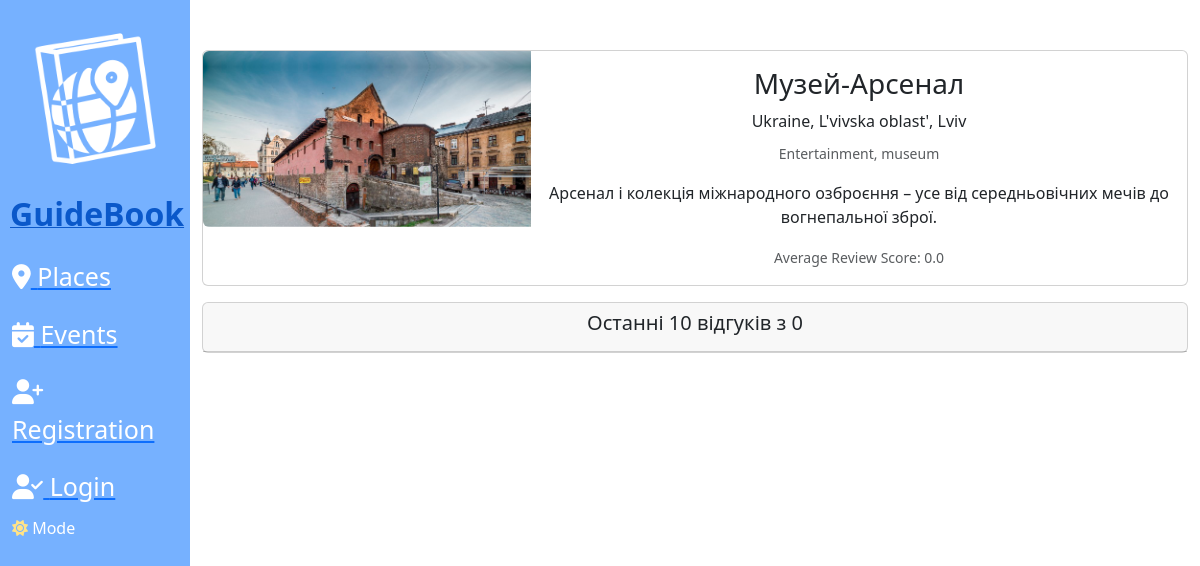
The app's page /places/2/, older data.
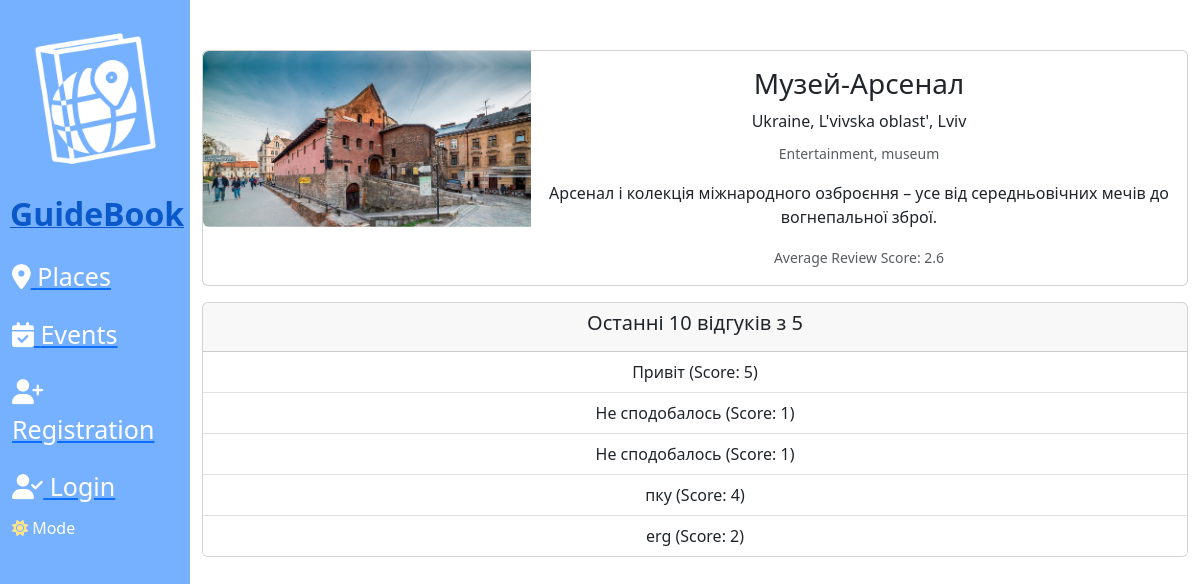
The same page, newer data.
### main/models.py (models this page shows, shortened)
class Place(models.Model):
    name = models.CharField('Назва', max_length=255)
    kind = models.CharField('Вид', max_length=255)
    type = models.CharField('Тип', max_length=255)
    average_review_score = models.FloatField('Середня оцінка відгуків', default=0)
    description = models.TextField('Опис')
    country = models.CharField('Країна', max_length=255, default='Україна')
    region = models.CharField('Регіон, область', max_length=255, default='Львівська область')
    city = models.CharField('Місто, населений пункт', max_length=255, default='Львів')
    latitude = models.FloatField('Широта', default=0)
    longitude = models.FloatField('Довгота', default=0)
    total_reviews = models.IntegerField('Кількість відгуків', default=0)
    total_score = models.IntegerField('Загальна оцінка', default=0)
    image = models.ImageField(upload_to='images/place/', default='default.jpg')

class Review(models.Model):
    place = models.ForeignKey(Place, on_delete=models.CASCADE)
    user = models.ForeignKey(User, on_delete=models.CASCADE)
    review = models.TextField('Відгук')
    score = models.IntegerField(validators=[MinValueValidator(1), MaxValueValidator(5)])

### main/views.py (the view)
# urls.py: path('places/<int:place_id>/', views.place_detail, name='place-detail'),
def place_detail(request, place_id):
    place = Place.objects.get(id=place_id)
    form = ReviewForm(request.POST or None)
    latest_reviews = Review.objects.filter(place=place).order_by('-id')[:10]
    if request.method == 'POST' and form.is_valid():
        review = form.save(commit=False)
        review.place = place
        review.user = request.user  # Зберігаємо авторизованого користувача
        review.save()
        return redirect('place-detail', place_id=place_id)
    return render(request, 'main/place_detail.html', {'place': place, 'latest_reviews': latest_reviews, 'form': form})

### main/templates/main/place_detail.html (shortened to what this page needs)
{% extends 'main/layout.html' %}
{% block content %}
    <div class="content container-fluid">
        <div class="card mb-3" style="max-width: 100%;">
            <div class="row g-0">
                <div class="col-md-4">
                    <img src="{{ place.image.url }}" class="img-fluid rounded-start" alt="{{ place.name }} Image">
                </div>
                <div class="col-md-8">
                    <div class="card-body">
                        <h3 class="card-title">{{ place.name }}</h3>
                        <p style="font-weight: lighter;" class="card-title">{{ place.country }}, {{ place.region }}, {{ place.city }}</p>
                        <p class="card-text"><small class="text-body-secondary">{{place.kind}}, {{ place.type }}</small></p>
                        <p class="card-text">{{ place.description }}</p>
                        <p class="card-text"><small class="text-body-secondary">Average Review Score: {{ place.average_review_score }}</small></p>
                    </div>
                </div>
            </div>
        </div>
        <div class="card" style="max-width: 100%;">
            <div class="card-header">
                <h5>Останні 10 відгуків з {{place.total_reviews}}</h5>
            </div>
            <ul class="list-group list-group-flush">
                {% for review in latest_reviews %}
                    <li class="list-group-item">{{ review.review }} (Score: {{ review.score }})</li>
                {% endfor %}
            </ul>
        </div>
    </div>
{% endblock %}

### main/templates/main/layout.html (shortened to what this page needs)
{% load static %}
<!DOCTYPE html>
<html lang="en">
<head>
    <link rel="stylesheet" href="https://cdn.jsdelivr.net/npm/bootstrap@5.3.2/dist/css/bootstrap.min.css">
    <link rel="stylesheet" href="{% static 'main/css/main.css' %}">
</head>
<body>
    <aside>
        <a href="{% url 'home' %}"><img src="{% static 'main/img/logo.png' %}" alt="logo">
            <span class="logo">GuideBook</span></a>
        <ul>
            <a href="{% url 'places' %}"><li><i class="fa-solid fa-location-dot"></i> Places</li></a>
            <a href="{% url 'events' %}"><li><i class="fa-solid fa-calendar-check"></i> Events</li></a>
        {% if user.is_authenticated %}
            <a href="{% url 'profile' %}"><li><i class="fa-solid fa-user"></i> Profile</li></a>
        {% else %}
        <a href="{% url 'registration' %}"><li><i class="fa-solid fa-user-plus"></i> Registration</li></a>
        <a href="{% url 'login' %}"><li><i class="fa-solid fa-user-check"></i> Login</li></a>
        {% endif %}
            <div class="night-mode-toggle">
                <label for="night-mode-checkbox"><i class="fa-solid fa-sun"></i> Mode</label>
            </div>
        </ul>
    </aside>
    <main>
    {% block content %}
    {% endblock %}
    </main>
</body>
</html>

### main/static/main/css/main.css (style rules this page uses)
body { transition: background-color 0.5s ease; background: rgb(255, 255, 255); }
aside { position: fixed; top: 0; left: 0; float: left; background-color: rgb(118, 177, 255); width: 190px; height: 100%; color: #fff; }
aside img { width: 100%; float: left; }
aside .logo { font-size: 200%; margin-left: 10px; font-weight: bold; }
aside ul { list-style: none }
aside ul li { text-decoration: none; color:#fff; display: block; font-size: 25px; margin-left: -20px; margin-top: 20px; transition: transform .2s ease; }
aside ul label { margin-top: 10px; margin-left: -20px; transition: all .2s ease; }
.fa-sun { color: #ffe387; }
body .content { margin-top: 50px; text-align: center; width: calc(100% - 190px); float: left; margin-left: 190px; }
body .card { height: 100%; width: 100%; }

Row changes from the older to the newer data that the page shows:
changed Place "Музей-Арсенал": average_review_score "0.0" → "2.6"; total_reviews "0" → "5"
added Review: review "Привіт", score "5"
added Review: review "Не сподобалось", score "1"
added Review: review "Не сподобалось", score "1"
added Review: review "пку", score "4"
added Review: review "erg", score "2"
